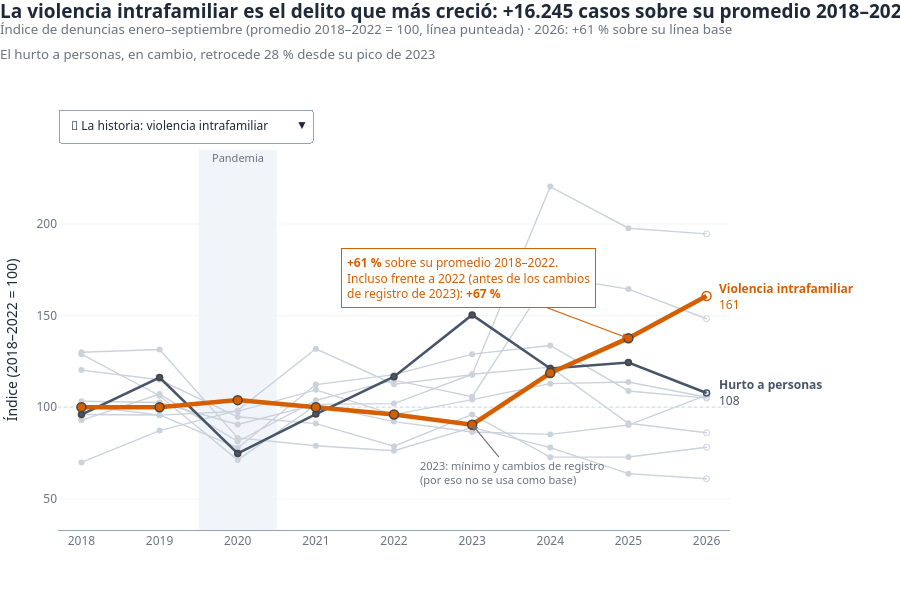

Here is the notebook cell this chart was saved with:
### Markdown cell above
## Perla 1 · Acto 1 — Planteamiento (Bing)
**En una frase:** muestra que la violencia intrafamiliar es el delito que más casos suma sobre su promedio, mientras el hurto baja.

* **Gráfico:** líneas, porque la intención es mostrar una **tendencia** (Sesión 6). Se usa un índice (promedio 2018–2022 = 100) para comparar en la misma escala delitos con volúmenes muy distintos; la posición sobre una escala común es el canal visual más preciso (Munzner, 2014).
* **Atributos preatentivos:** línea coral gruesa para la VIF, gris pizarra para el hurto (el contraste) y gris claro y fino para los otros 8 delitos.
* **Anotaciones:** etiqueta al final de cada línea en lugar de leyenda, banda de pandemia (región común) y una nota que explica 2023.
* **Ética:** 2026 se dibuja con punto hueco porque septiembre es preliminar; se excluyen los delitos con menos de 100 casos al año.
* **Titular robusto:** no depende de 2023 (año con cambios de registro); la anotación muestra también la comparación con 2022 (+67 %).
* **Evidencia y decisión:** debajo del gráfico, un bloque breve con la evidencia y la decisión (el mismo del HTML); el titular no se repite.

### Code cell
fig1 = V.figura_indice(df, kpis)
fig1.show(config=V.CONFIG_PLOTLY)

### Figure 1 — Plotly figure (JSON) as saved in the notebook; plotly's stock layout.template omitted (floating-point values rounded to 4 significant figures)
{"data": [{"customdata": ["Casos enero–septiembre: 4.142", "Casos enero–septiembre: 4.783", "Casos enero–septiembre: 3.624", "Casos enero–septiembre: 4.631", "Casos enero–septiembre: 5.121", "Casos enero–septiembre: 4.721", "Casos enero–septiembre: 7.649", "Casos enero–septiembre: 7.339", "Casos enero–septiembre: 6.613<br><i>Septiembre preliminar: posible subregistro</i>"], "hovertemplate": "<b>Delitos sexuales · %{x}</b><br>Índice: %{y:.0f} (2018–2022 = 100)<br>%{customdata}<extra></extra>", "line": {"color": "#CBD2DB", "width": 1.4}, "marker": {"color": "#CBD2DB", "line": {"width": 0}, "size": 0, "symbol": ["circle", "circle", "circle", "circle", "circle", "circle", "circle", "circle", "circle-open"]}, "mode": "lines+markers", "name": "Delitos sexuales", "type": "scatter", "x": [2018, 2019, 2020, 2021, 2022, 2023, 2024, 2025, 2026], "y": [92.9, 107.2, 81.3, 103.8, 114.8, 105.8, 171.5, 164.5, 148.3]}, {"customdata": ["Casos enero–septiembre: 589", "Casos enero–septiembre: 735", "Casos enero–septiembre: 828", "Casos enero–septiembre: 1.111", "Casos enero–septiembre: 948", "Casos enero–septiembre: 992", "Casos enero–septiembre: 1.856", "Casos enero–septiembre: 1.665", "Casos enero–septiembre: 1.639<br><i>Septiembre preliminar: posible subregistro</i>"], "hovertemplate": "<b>Extorsión · %{x}</b><br>Índice: %{y:.0f} (2018–2022 = 100)<br>%{customdata}<extra></extra>", "line": {"color": "#CBD2DB", "width": 1.4}, "marker": {"color": "#CBD2DB", "line": {"width": 0}, "size": 0, "symbol": ["circle", "circle", "circle", "circle", "circle", "circle", "circle", "circle", "circle-open"]}, "mode": "lines+markers", "name": "Extorsión", "type": "scatter", "x": [2018, 2019, 2020, 2021, 2022, 2023, 2024, 2025, 2026], "y": [69.9, 87.3, 98.3, 131.9, 112.6, 117.8, 220.4, 197.7, 194.6]}, {"customdata": ["Casos enero–septiembre: 784", "Casos enero–septiembre: 743", "Casos enero–septiembre: 759", "Casos enero–septiembre: 850", "Casos enero–septiembre: 745", "Casos enero–septiembre: 809", "Casos enero–septiembre: 876", "Casos enero–septiembre: 883", "Casos enero–septiembre: 819<br><i>Septiembre preliminar: posible subregistro</i>"], "hovertemplate": "<b>Homicidios · %{x}</b><br>Índice: %{y:.0f} (2018–2022 = 100)<br>%{customdata}<extra></extra>", "line": {"color": "#CBD2DB", "width": 1.4}, "marker": {"color": "#CBD2DB", "line": {"width": 0}, "size": 0, "symbol": ["circle", "circle", "circle", "circle", "circle", "circle", "circle", "circle", "circle-open"]}, "mode": "lines+markers", "name": "Homicidios", "type": "scatter", "x": [2018, 2019, 2020, 2021, 2022, 2023, 2024, 2025, 2026], "y": [101.0, 95.7, 97.8, 109.5, 96.0, 104.2, 112.9, 113.8, 105.5]}, {"customdata": ["Casos enero–septiembre: 14.341", "Casos enero–septiembre: 14.502", "Casos enero–septiembre: 9.185", "Casos enero–septiembre: 8.714", "Casos enero–septiembre: 8.416", "Casos enero–septiembre: 9.821", "Casos enero–septiembre: 8.600", "Casos enero–septiembre: 7.040", "Casos enero–septiembre: 6.734<br><i>Septiembre preliminar: posible subregistro</i>"], "hovertemplate": "<b>Hurto a comercio · %{x}</b><br>Índice: %{y:.0f} (2018–2022 = 100)<br>%{customdata}<extra></extra>", "line": {"color": "#CBD2DB", "width": 1.4}, "marker": {"color": "#CBD2DB", "line": {"width": 0}, "size": 0, "symbol": ["circle", "circle", "circle", "circle", "circle", "circle", "circle", "circle", "circle-open"]}, "mode": "lines+markers", "name": "Hurto a comercio", "type": "scatter", "x": [2018, 2019, 2020, 2021, 2022, 2023, 2024, 2025, 2026], "y": [130.0, 131.5, 83.3, 79.0, 76.3, 89.0, 78.0, 63.8, 61.0]}, {"customdata": ["Casos enero–septiembre: 7.747", "Casos enero–septiembre: 7.407", "Casos enero–septiembre: 6.105", "Casos enero–septiembre: 5.870", "Casos enero–septiembre: 5.078", "Casos enero–septiembre: 6.189", "Casos enero–septiembre: 4.687", "Casos enero–septiembre: 4.698", "Casos enero–septiembre: 5.036<br><i>Septiembre preliminar: posible subregistro</i>"], "hovertemplate": "<b>Hurto a residencias · %{x}</b><br>Índice: %{y:.0f} (2018–2022 = 100)<br>%{customdata}<extra></extra>", "line": {"color": "#CBD2DB", "width": 1.4}, "marker": {"color": "#CBD2DB", "line": {"width": 0}, "size": 0, "symbol": ["circle", "circle", "circle", "circle", "circle", "circle", "circle", "circle", "circle-open"]}, "mode": "lines+markers", "name": "Hurto a residencias", "type": "scatter", "x": [2018, 2019, 2020, 2021, 2022, 2023, 2024, 2025, 2026], "y": [120.3, 115.0, 94.8, 91.1, 78.8, 96.1, 72.8, 72.9, 78.2]}, {"customdata": ["Casos enero–septiembre: 2.755", "Casos enero–septiembre: 2.737", "Casos enero–septiembre: 2.417", "Casos enero–septiembre: 2.710", "Casos enero–septiembre: 2.721", "Casos enero–septiembre: 3.149", "Casos enero–septiembre: 3.252", "Casos enero–septiembre: 2.437", "Casos enero–septiembre: 2.297<br><i>Septiembre preliminar: posible subregistro</i>"], "hovertemplate": "<b>Hurto de automotores · %{x}</b><br>Índice: %{y:.0f} (2018–2022 = 100)<br>%{customdata}<extra></extra>", "line": {"color": "#CBD2DB", "width": 1.4}, "marker": {"color": "#CBD2DB", "line": {"width": 0}, "size": 0, "symbol": ["circle", "circle", "circle", "circle", "circle", "circle", "circle", "circle", "circle-open"]}, "mode": "lines+markers", "name": "Hurto de automotores", "type": "scatter", "x": [2018, 2019, 2020, 2021, 2022, 2023, 2024, 2025, 2026], "y": [103.3, 102.6, 90.6, 101.6, 102.0, 118.0, 121.9, 91.3, 86.1]}, {"customdata": ["Casos enero–septiembre: 3.107", "Casos enero–septiembre: 3.096", "Casos enero–septiembre: 2.515", "Casos enero–septiembre: 3.632", "Casos enero–septiembre: 3.808", "Casos enero–septiembre: 4.168", "Casos enero–septiembre: 4.322", "Casos enero–septiembre: 3.518", "Casos enero–septiembre: 3.392<br><i>Septiembre preliminar: posible subregistro</i>"], "hovertemplate": "<b>Hurto de motocicletas · %{x}</b><br>Índice: %{y:.0f} (2018–2022 = 100)<br>%{customdata}<extra></extra>", "line": {"color": "#CBD2DB", "width": 1.4}, "marker": {"color": "#CBD2DB", "line": {"width": 0}, "size": 0, "symbol": ["circle", "circle", "circle", "circle", "circle", "circle", "circle", "circle", "circle-open"]}, "mode": "lines+markers", "name": "Hurto de motocicletas", "type": "scatter", "x": [2018, 2019, 2020, 2021, 2022, 2023, 2024, 2025, 2026], "y": [96.1, 95.8, 77.8, 112.4, 117.8, 129.0, 133.7, 108.9, 105.0]}, {"customdata": ["Casos enero–septiembre: 21.344", "Casos enero–septiembre: 17.583", "Casos enero–septiembre: 11.788", "Casos enero–septiembre: 16.761", "Casos enero–septiembre: 15.248", "Casos enero–septiembre: 14.304", "Casos enero–septiembre: 14.094", "Casos enero–septiembre: 14.933", "Casos enero–septiembre: 17.636<br><i>Septiembre preliminar: posible subregistro</i>"], "hovertemplate": "<b>Lesiones personales · %{x}</b><br>Índice: %{y:.0f} (2018–2022 = 100)<br>%{customdata}<extra></extra>", "line": {"color": "#CBD2DB", "width": 1.4}, "marker": {"color": "#CBD2DB", "line": {"width": 0}, "size": 0, "symbol": ["circle", "circle", "circle", "circle", "circle", "circle", "circle", "circle", "circle-open"]}, "mode": "lines+markers", "name": "Lesiones personales", "type": "scatter", "x": [2018, 2019, 2020, 2021, 2022, 2023, 2024, 2025, 2026], "y": [129.0, 106.3, 71.2, 101.3, 92.2, 86.5, 85.2, 90.3, 106.6]}, {"customdata": ["Casos enero–septiembre: 76.921", "Casos enero–septiembre: 93.065", "Casos enero–septiembre: 59.873", "Casos enero–septiembre: 77.145", "Casos enero–septiembre: 93.443", "Casos enero–septiembre: 120.489", "Casos enero–septiembre: 97.095", "Casos enero–septiembre: 99.665", "Casos enero–septiembre: 86.376<br><i>Septiembre preliminar: posible subregistro</i>"], "hovertemplate": "<b>Hurto a personas · %{x}</b><br>Índice: %{y:.0f} (2018–2022 = 100)<br>%{customdata}<extra></extra>", "line": {"color": "#475569", "width": 2.5}, "marker": {"color": "#475569", "line": {"width": 1.5}, "size": 6, "symbol": ["circle", "circle", "circle", "circle", "circle", "circle", "circle", "circle", "circle-open"]}, "mode": "lines+markers", "name": "Hurto a personas", "type": "scatter", "x": [2018, 2019, 2020, 2021, 2022, 2023, 2024, 2025, 2026], "y": [96.0, 116.2, 74.8, 96.3, 116.7, 150.4, 121.2, 124.4, 107.8]}, {"customdata": ["Casos enero–septiembre: 26.776", "Casos enero–septiembre: 26.768", "Casos enero–septiembre: 27.814", "Casos enero–septiembre: 26.761", "Casos enero–septiembre: 25.719", "Casos enero–septiembre: 24.215", "Casos enero–septiembre: 31.782", "Casos enero–septiembre: 36.850", "Casos enero–septiembre: 43.013<br><i>Septiembre preliminar: posible subregistro</i>"], "hovertemplate": "<b>Violencia intrafamiliar · %{x}</b><br>Índice: %{y:.0f} (2018–2022 = 100)<br>%{customdata}<extra></extra>", "line": {"color": "#D55E00", "width": 4.5}, "marker": {"color": "#D55E00", "line": {"width": 1.5}, "size": 9, "symbol": ["circle", "circle", "circle", "circle", "circle", "circle", "circle", "circle", "circle-open"]}, "mode": "lines+markers", "name": "Violencia intrafamiliar", "type": "scatter", "x": [2018, 2019, 2020, 2021, 2022, 2023, 2024, 2025, 2026], "y": [100.0, 100.0, 103.9, 100.0, 96.1, 90.5, 118.7, 137.7, 160.7]}], "layout": {"annotations": [{"align": "left", "arrowcolor": "#6B7280", "arrowhead": 2, "arrowsize": 1, "arrowwidth": 1.2, "ax": 0, "ay": 0, "font": {"color": "#6B7280", "size": 11}, "showarrow": false, "text": "Pandemia", "x": 2020, "xanchor": "center", "xref": "x", "y": 236.4, "yref": "y"}, {"align": "left", "font": {"color": "#D55E00", "size": 12}, "showarrow": false, "text": "<b>Violencia intrafamiliar</b><br>161", "x": 2026, "xanchor": "left", "xref": "x", "xshift": 10, "y": 160.7, "yref": "y"}, {"align": "left", "font": {"color": "#475569", "size": 12}, "showarrow": false, "text": "<b>Hurto a personas</b><br>108", "x": 2026, "xanchor": "left", "xref": "x", "xshift": 10, "y": 107.8, "yref": "y"}, {"align": "left", "arrowcolor": "#D55E00", "arrowhead": 2, "arrowsize": 1, "arrowwidth": 1.2, "ax": -160, "ay": -60, "bgcolor": "rgba(255,255,255,0.94)", "bordercolor": "#D55E00", "borderpad": 5, "borderwidth": 1, "font": {"color": "#D55E00", "size": 12}, "showarrow": true, "text": "<b>+61 %</b> sobre su promedio 2018–2022.<br>Incluso frente a 2022 (antes de los cambios<br>de registro de 2023): <b>+67 %</b>", "x": 2025, "xanchor": "center", "xref": "x", "y": 137.7, "yref": "y"}, {"align": "left", "arrowcolor": "#6B7280", "arrowhead": 2, "arrowsize": 1, "arrowwidth": 1.2, "ax": 40, "ay": 48, "font": {"color": "#6B7280", "size": 11}, "showarrow": true, "text": "2023: mínimo y cambios de registro<br>(por eso no se usa como base)", "x": 2023, "xanchor": "center", "xref": "x", "y": 90.46, "yref": "y"}], "autosize": true, "font": {"color": "#1F2937", "family": "Segoe UI, Roboto, Helvetica Neue, Arial, sans-serif"}, "height": 590, "hoverlabel": {"bgcolor": "white", "bordercolor": "#94A3B8", "font": {"color": "#1F2937", "family": "Segoe UI, Roboto, Helvetica Neue, Arial, sans-serif", "size": 13}}, "hovermode": "closest", "margin": {"b": 60, "l": 20, "r": 170, "t": 150}, "paper_bgcolor": "white", "plot_bgcolor": "white", "separators": ",.", "shapes": [{"layer": "below", "line": {"color": "#94A3B8", "dash": "dot", "width": 1}, "type": "line", "x0": 0, "x1": 1, "xref": "paper", "y0": 100, "y1": 100}, {"fillcolor": "#F1F5F9", "layer": "below", "line": {"width": 0}, "type": "rect", "x0": 2020.0, "x1": 2020.0, "y0": 0, "y1": 1, "yref": "paper"}], "showlegend": false, "title": {"font": {"color": "#1F2937", "family": "Segoe UI, Roboto, Helvetica Neue, Arial, sans-serif", "size": 19}, "text": "<b>La violencia intrafamiliar es el delito que más creció: +16.245 casos sobre su promedio 2018–2022</b><br><sup style='color:#6B7280'>Índice de denuncias enero–septiembre (promedio 2018–2022 = 100, línea punteada) · 2026: +61 % sobre su línea base<br>El hurto a personas, en cambio, retrocede 28 % desde su pico de 2023</sup>", "x": 0, "xanchor": "left", "y": 0.97, "yanchor": "top"}, "updatemenus": [{"active": 0, "bgcolor": "white", "bordercolor": "#94A3B8", "borderwidth": 1, "buttons": [{"args": [{"line.color": ["#CBD2DB", "#CBD2DB", "#CBD2DB", "#CBD2DB", "#CBD2DB", "#CBD2DB", "#CBD2DB", "#CBD2DB", "#475569", "#D55E00"], "line.width": [1.4, 1.4, 1.4, 1.4, 1.4, 1.4, 1.4, 1.4, 2.5, 4.5], "marker.color": ["#CBD2DB", "#CBD2DB", "#CBD2DB", "#CBD2DB", "#CBD2DB", "#CBD2DB", "#CBD2DB", "#CBD2DB", "#475569", "#D55E00"], "marker.line.width": [0, 0, 0, 0, 0, 0, 0, 0, 1.5, 1.5], "marker.size": [0, 0, 0, 0, 0, 0, 0, 0, 6, 9]}, {"annotations": [{"align": "left", "arrowcolor": "#6B7280", "arrowhead": 2, "arrowsize": 1, "arrowwidth": 1.2, "ax": 0, "ay": 0, "font": {"color": "#6B7280", "size": 11}, "showarrow": false, "text": "Pandemia", "x": 2020, "xanchor": "center", "xref": "x", "y": 236.4, "yref": "y"}, {"align": "left", "font": {"color": "#D55E00", "size": 12}, "showarrow": false, "text": "<b>Violencia intrafamiliar</b><br>161", "x": 2026, "xanchor": "left", "xref": "x", "xshift": 10, "y": 160.7, "yref": "y"}, {"align": "left", "font": {"color": "#475569", "size": 12}, "showarrow": false, "text": "<b>Hurto a personas</b><br>108", "x": 2026, "xanchor": "left", "xref": "x", "xshift": 10, "y": 107.8, "yref": "y"}, {"align": "left", "arrowcolor": "#D55E00", "arrowhead": 2, "arrowsize": 1, "arrowwidth": 1.2, "ax": -160, "ay": -60, "bgcolor": "rgba(255,255,255,0.94)", "bordercolor": "#D55E00", "borderpad": 5, "borderwidth": 1, "font": {"color": "#D55E00", "size": 12}, "showarrow": true, "text": "<b>+61 %</b> sobre su promedio 2018–2022.<br>Incluso frente a 2022 (antes de los cambios<br>de registro de 2023): <b>+67 %</b>", "x": 2025, "xanchor": "center", "xref": "x", "y": 137.7, "yref": "y"}, {"align": "left", "arrowcolor": "#6B7280", "arrowhead": 2, "arrowsize": 1, "arrowwidth": 1.2, "ax": 40, "ay": 48, "font": {"color": "#6B7280", "size": 11}, "showarrow": true, "text": "2023: mínimo y cambios de registro<br>(por eso no se usa como base)", "x": 2023, "xanchor": "center", "xref": "x", "y": 90.46, "yref": "y"}], "title.text": "<b>La violencia intrafamiliar es el delito que más creció: +16.245 casos sobre su promedio 2018–2022</b><br><sup style='color:#6B7280'>Índice de denuncias enero–septiembre (promedio 2018–2022 = 100, línea punteada) · 2026: +61 % sobre su línea base<br>El hurto a personas, en cambio, retrocede 28 % desde su pico de 2023</sup>"}], "label": "📖 La historia: violencia intrafamiliar", "method": "update"}, {"args": [{"line.color": ["#CBD2DB", "#D55E00", "#CBD2DB", "#CBD2DB", "#CBD2DB", "#CBD2DB", "#CBD2DB", "#CBD2DB", "#CBD2DB", "#475569"], "line.width": [1.4, 4.5, 1.4, 1.4, 1.4, 1.4, 1.4, 1.4, 1.4, 2.5], "marker.color": ["#CBD2DB", "#D55E00", "#CBD2DB", "#CBD2DB", "#CBD2DB", "#CBD2DB", "#CBD2DB", "#CBD2DB", "#CBD2DB", "#475569"], "marker.line.width": [0, 1.5, 0, 0, 0, 0, 0, 0, 0, 1.5], "marker.size": [0, 9, 0, 0, 0, 0, 0, 0, 0, 6]}, {"annotations": [{"align": "left", "arrowcolor": "#6B7280", "arrowhead": 2, "arrowsize": 1, "arrowwidth": 1.2, "ax": 0, "ay": 0, "font": {"color": "#6B7280", "size": 11}, "showarrow": false, "text": "Pandemia", "x": 2020, "xanchor": "center", "xref": "x", "y": 236.4, "yref": "y"}, {"align": "left", "font": {"color": "#D55E00", "size": 12}, "showarrow": false, "text": "<b>Extorsión</b><br>195", "x": 2026, "xanchor": "left", "xref": "x", "xshift": 10, "y": 194.6, "yref": "y"}, {"align": "left", "font": {"color": "#475569", "size": 12}, "showarrow": false, "text": "<b>Violencia intrafamiliar</b><br>161", "x": 2026, "xanchor": "left", "xref": "x", "xshift": 10, "y": 160.7, "yref": "y"}], "title.text": "<b>Extorsión: índice 195 en 2026 (+95 % frente a 2018–2022)</b><br><sup style='color:#6B7280'>Compárelo con la violencia intrafamiliar (gris oscuro, índice 161)<br>Denuncias enero–septiembre, promedio 2018–2022 = 100</sup>"}], "label": "Comparar con: Extorsión", "method": "update"}, {"args": [{"line.color": ["#D55E00", "#CBD2DB", "#CBD2DB", "#CBD2DB", "#CBD2DB", "#CBD2DB", "#CBD2DB", "#CBD2DB", "#CBD2DB", "#475569"], "line.width": [4.5, 1.4, 1.4, 1.4, 1.4, 1.4, 1.4, 1.4, 1.4, 2.5], "marker.color": ["#D55E00", "#CBD2DB", "#CBD2DB", "#CBD2DB", "#CBD2DB", "#CBD2DB", "#CBD2DB", "#CBD2DB", "#CBD2DB", "#475569"], "marker.line.width": [1.5, 0, 0, 0, 0, 0, 0, 0, 0, 1.5], "marker.size": [9, 0, 0, 0, 0, 0, 0, 0, 0, 6]}, {"annotations": [{"align": "left", "arrowcolor": "#6B7280", "arrowhead": 2, "arrowsize": 1, "arrowwidth": 1.2, "ax": 0, "ay": 0, "font": {"color": "#6B7280", "size": 11}, "showarrow": false, "text": "Pandemia", "x": 2020, "xanchor": "center", "xref": "x", "y": 236.4, "yref": "y"}, {"align": "left", "font": {"color": "#D55E00", "size": 12}, "showarrow": false, "text": "<b>Delitos sexuales</b><br>148", "x": 2026, "xanchor": "left", "xref": "x", "xshift": 10, "y": 148.3, "yref": "y"}, {"align": "left", "font": {"color": "#475569", "size": 12}, "showarrow": false, "text": "<b>Violencia intrafamiliar</b><br>161", "x": 2026, "xanchor": "left", "xref": "x", "xshift": 10, "y": 160.7, "yref": "y"}], "title.text": "<b>Delitos sexuales: índice 148 en 2026 (+48 % frente a 2018–2022)</b><br><sup style='color:#6B7280'>Compárelo con la violencia intrafamiliar (gris oscuro, índice 161)<br>Denuncias enero–septiembre, promedio 2018–2022 = 100</sup>"}], "label": "Comparar con: Delitos sexuales", "method": "update"}, {"args": [{"line.color": ["#CBD2DB", "#CBD2DB", "#CBD2DB", "#CBD2DB", "#CBD2DB", "#CBD2DB", "#CBD2DB", "#CBD2DB", "#D55E00", "#475569"], "line.width": [1.4, 1.4, 1.4, 1.4, 1.4, 1.4, 1.4, 1.4, 4.5, 2.5], "marker.color": ["#CBD2DB", "#CBD2DB", "#CBD2DB", "#CBD2DB", "#CBD2DB", "#CBD2DB", "#CBD2DB", "#CBD2DB", "#D55E00", "#475569"], "marker.line.width": [0, 0, 0, 0, 0, 0, 0, 0, 1.5, 1.5], "marker.size": [0, 0, 0, 0, 0, 0, 0, 0, 9, 6]}, {"annotations": [{"align": "left", "arrowcolor": "#6B7280", "arrowhead": 2, "arrowsize": 1, "arrowwidth": 1.2, "ax": 0, "ay": 0, "font": {"color": "#6B7280", "size": 11}, "showarrow": false, "text": "Pandemia", "x": 2020, "xanchor": "center", "xref": "x", "y": 236.4, "yref": "y"}, {"align": "left", "font": {"color": "#D55E00", "size": 12}, "showarrow": false, "text": "<b>Hurto a personas</b><br>108", "x": 2026, "xanchor": "left", "xref": "x", "xshift": 10, "y": 107.8, "yref": "y"}, {"align": "left", "font": {"color": "#475569", "size": 12}, "showarrow": false, "text": "<b>Violencia intrafamiliar</b><br>161", "x": 2026, "xanchor": "left", "xref": "x", "xshift": 10, "y": 160.7, "yref": "y"}], "title.text": "<b>Hurto a personas: índice 108 en 2026 (+8 % frente a 2018–2022)</b><br><sup style='color:#6B7280'>Compárelo con la violencia intrafamiliar (gris oscuro, índice 161)<br>Denuncias enero–septiembre, promedio 2018–2022 = 100</sup>"}], "label": "Comparar con: Hurto a personas", "method": "update"}, {"args": [{"line.color": ["#CBD2DB", "#CBD2DB", "#CBD2DB", "#CBD2DB", "#CBD2DB", "#CBD2DB", "#CBD2DB", "#D55E00", "#CBD2DB", "#475569"], "line.width": [1.4, 1.4, 1.4, 1.4, 1.4, 1.4, 1.4, 4.5, 1.4, 2.5], "marker.color": ["#CBD2DB", "#CBD2DB", "#CBD2DB", "#CBD2DB", "#CBD2DB", "#CBD2DB", "#CBD2DB", "#D55E00", "#CBD2DB", "#475569"], "marker.line.width": [0, 0, 0, 0, 0, 0, 0, 1.5, 0, 1.5], "marker.size": [0, 0, 0, 0, 0, 0, 0, 9, 0, 6]}, {"annotations": [{"align": "left", "arrowcolor": "#6B7280", "arrowhead": 2, "arrowsize": 1, "arrowwidth": 1.2, "ax": 0, "ay": 0, "font": {"color": "#6B7280", "size": 11}, "showarrow": false, "text": "Pandemia", "x": 2020, "xanchor": "center", "xref": "x", "y": 236.4, "yref": "y"}, {"align": "left", "font": {"color": "#D55E00", "size": 12}, "showarrow": false, "text": "<b>Lesiones personales</b><br>107", "x": 2026, "xanchor": "left", "xref": "x", "xshift": 10, "y": 106.6, "yref": "y"}, {"align": "left", "font": {"color": "#475569", "size": 12}, "showarrow": false, "text": "<b>Violencia intrafamiliar</b><br>161", "x": 2026, "xanchor": "left", "xref": "x", "xshift": 10, "y": 160.7, "yref": "y"}], "title.text": "<b>Lesiones personales: índice 107 en 2026 (+7 % frente a 2018–2022)</b><br><sup style='color:#6B7280'>Compárelo con la violencia intrafamiliar (gris oscuro, índice 161)<br>Denuncias enero–septiembre, promedio 2018–2022 = 100</sup>"}], "label": "Comparar con: Lesiones personales", "method": "update"}, {"args": [{"line.color": ["#CBD2DB", "#CBD2DB", "#D55E00", "#CBD2DB", "#CBD2DB", "#CBD2DB", "#CBD2DB", "#CBD2DB", "#CBD2DB", "#475569"], "line.width": [1.4, 1.4, 4.5, 1.4, 1.4, 1.4, 1.4, 1.4, 1.4, 2.5], "marker.color": ["#CBD2DB", "#CBD2DB", "#D55E00", "#CBD2DB", "#CBD2DB", "#CBD2DB", "#CBD2DB", "#CBD2DB", "#CBD2DB", "#475569"], "marker.line.width": [0, 0, 1.5, 0, 0, 0, 0, 0, 0, 1.5], "marker.size": [0, 0, 9, 0, 0, 0, 0, 0, 0, 6]}, {"annotations": [{"align": "left", "arrowcolor": "#6B7280", "arrowhead": 2, "arrowsize": 1, "arrowwidth": 1.2, "ax": 0, "ay": 0, "font": {"color": "#6B7280", "size": 11}, "showarrow": false, "text": "Pandemia", "x": 2020, "xanchor": "center", "xref": "x", "y": 236.4, "yref": "y"}, {"align": "left", "font": {"color": "#D55E00", "size": 12}, "showarrow": false, "text": "<b>Homicidios</b><br>106", "x": 2026, "xanchor": "left", "xref": "x", "xshift": 10, "y": 105.5, "yref": "y"}, {"align": "left", "font": {"color": "#475569", "size": 12}, "showarrow": false, "text": "<b>Violencia intrafamiliar</b><br>161", "x": 2026, "xanchor": "left", "xref": "x", "xshift": 10, "y": 160.7, "yref": "y"}], "title.text": "<b>Homicidios: índice 106 en 2026 (+6 % frente a 2018–2022)</b><br><sup style='color:#6B7280'>Compárelo con la violencia intrafamiliar (gris oscuro, índice 161)<br>Denuncias enero–septiembre, promedio 2018–2022 = 100</sup>"}], "label": "Comparar con: Homicidios", "method": "update"}, {"args": [{"line.color": ["#CBD2DB", "#CBD2DB", "#CBD2DB", "#CBD2DB", "#CBD2DB", "#CBD2DB", "#D55E00", "#CBD2DB", "#CBD2DB", "#475569"], "line.width": [1.4, 1.4, 1.4, 1.4, 1.4, 1.4, 4.5, 1.4, 1.4, 2.5], "marker.color": ["#CBD2DB", "#CBD2DB", "#CBD2DB", "#CBD2DB", "#CBD2DB", "#CBD2DB", "#D55E00", "#CBD2DB", "#CBD2DB", "#475569"], "marker.line.width": [0, 0, 0, 0, 0, 0, 1.5, 0, 0, 1.5], "marker.size": [0, 0, 0, 0, 0, 0, 9, 0, 0, 6]}, {"annotations": [{"align": "left", "arrowcolor": "#6B7280", "arrowhead": 2, "arrowsize": 1, "arrowwidth": 1.2, "ax": 0, "ay": 0, "font": {"color": "#6B7280", "size": 11}, "showarrow": false, "text": "Pandemia", "x": 2020, "xanchor": "center", "xref": "x", "y": 236.4, "yref": "y"}, {"align": "left", "font": {"color": "#D55E00", "size": 12}, "showarrow": false, "text": "<b>Hurto de motocicletas</b><br>105", "x": 2026, "xanchor": "left", "xref": "x", "xshift": 10, "y": 105.0, "yref": "y"}, {"align": "left", "font": {"color": "#475569", "size": 12}, "showarrow": false, "text": "<b>Violencia intrafamiliar</b><br>161", "x": 2026, "xanchor": "left", "xref": "x", "xshift": 10, "y": 160.7, "yref": "y"}], "title.text": "<b>Hurto de motocicletas: índice 105 en 2026 (+5 % frente a 2018–2022)</b><br><sup style='color:#6B7280'>Compárelo con la violencia intrafamiliar (gris oscuro, índice 161)<br>Denuncias enero–septiembre, promedio 2018–2022 = 100</sup>"}], "label": "Comparar con: Hurto de motocicletas", "method": "update"}, {"args": [{"line.color": ["#CBD2DB", "#CBD2DB", "#CBD2DB", "#CBD2DB", "#CBD2DB", "#D55E00", "#CBD2DB", "#CBD2DB", "#CBD2DB", "#475569"], "line.width": [1.4, 1.4, 1.4, 1.4, 1.4, 4.5, 1.4, 1.4, 1.4, 2.5], "marker.color": ["#CBD2DB", "#CBD2DB", "#CBD2DB", "#CBD2DB", "#CBD2DB", "#D55E00", "#CBD2DB", "#CBD2DB", "#CBD2DB", "#475569"], "marker.line.width": [0, 0, 0, 0, 0, 1.5, 0, 0, 0, 1.5], "marker.size": [0, 0, 0, 0, 0, 9, 0, 0, 0, 6]}, {"annotations": [{"align": "left", "arrowcolor": "#6B7280", "arrowhead": 2, "arrowsize": 1, "arrowwidth": 1.2, "ax": 0, "ay": 0, "font": {"color": "#6B7280", "size": 11}, "showarrow": false, "text": "Pandemia", "x": 2020, "xanchor": "center", "xref": "x", "y": 236.4, "yref": "y"}, {"align": "left", "font": {"color": "#D55E00", "size": 12}, "showarrow": false, "text": "<b>Hurto de automotores</b><br>86", "x": 2026, "xanchor": "left", "xref": "x", "xshift": 10, "y": 86.09, "yref": "y"}, {"align": "left", "font": {"color": "#475569", "size": 12}, "showarrow": false, "text": "<b>Violencia intrafamiliar</b><br>161", "x": 2026, "xanchor": "left", "xref": "x", "xshift": 10, "y": 160.7, "yref": "y"}], "title.text": "<b>Hurto de automotores: índice 86 en 2026 (−14 % frente a 2018–2022)</b><br><sup style='color:#6B7280'>Compárelo con la violencia intrafamiliar (gris oscuro, índice 161)<br>Denuncias enero–septiembre, promedio 2018–2022 = 100</sup>"}], "label": "Comparar con: Hurto de automotores", "method": "update"}, {"args": [{"line.color": ["#CBD2DB", "#CBD2DB", "#CBD2DB", "#CBD2DB", "#D55E00", "#CBD2DB", "#CBD2DB", "#CBD2DB", "#CBD2DB", "#475569"], "line.width": [1.4, 1.4, 1.4, 1.4, 4.5, 1.4, 1.4, 1.4, 1.4, 2.5], "marker.color": ["#CBD2DB", "#CBD2DB", "#CBD2DB", "#CBD2DB", "#D55E00", "#CBD2DB", "#CBD2DB", "#CBD2DB", "#CBD2DB", "#475569"], "marker.line.width": [0, 0, 0, 0, 1.5, 0, 0, 0, 0, 1.5], "marker.size": [0, 0, 0, 0, 9, 0, 0, 0, 0, 6]}, {"annotations": [{"align": "left", "arrowcolor": "#6B7280", "arrowhead": 2, "arrowsize": 1, "arrowwidth": 1.2, "ax": 0, "ay": 0, "font": {"color": "#6B7280", "size": 11}, "showarrow": false, "text": "Pandemia", "x": 2020, "xanchor": "center", "xref": "x", "y": 236.4, "yref": "y"}, {"align": "left", "font": {"color": "#D55E00", "size": 12}, "showarrow": false, "text": "<b>Hurto a residencias</b><br>78", "x": 2026, "xanchor": "left", "xref": "x", "xshift": 10, "y": 78.18, "yref": "y"}, {"align": "left", "font": {"color": "#475569", "size": 12}, "showarrow": false, "text": "<b>Violencia intrafamiliar</b><br>161", "x": 2026, "xanchor": "left", "xref": "x", "xshift": 10, "y": 160.7, "yref": "y"}], "title.text": "<b>Hurto a residencias: índice 78 en 2026 (−22 % frente a 2018–2022)</b><br><sup style='color:#6B7280'>Compárelo con la violencia intrafamiliar (gris oscuro, índice 161)<br>Denuncias enero–septiembre, promedio 2018–2022 = 100</sup>"}], "label": "Comparar con: Hurto a residencias", "method": "update"}, {"args": [{"line.color": ["#CBD2DB", "#CBD2DB", "#CBD2DB", "#D55E00", "#CBD2DB", "#CBD2DB", "#CBD2DB", "#CBD2DB", "#CBD2DB", "#475569"], "line.width": [1.4, 1.4, 1.4, 4.5, 1.4, 1.4, 1.4, 1.4, 1.4, 2.5], "marker.color": ["#CBD2DB", "#CBD2DB", "#CBD2DB", "#D55E00", "#CBD2DB", "#CBD2DB", "#CBD2DB", "#CBD2DB", "#CBD2DB", "#475569"], "marker.line.width": [0, 0, 0, 1.5, 0, 0, 0, 0, 0, 1.5], "marker.size": [0, 0, 0, 9, 0, 0, 0, 0, 0, 6]}, {"annotations": [{"align": "left", "arrowcolor": "#6B7280", "arrowhead": 2, "arrowsize": 1, "arrowwidth": 1.2, "ax": 0, "ay": 0, "font": {"color": "#6B7280", "size": 11}, "showarrow": false, "text": "Pandemia", "x": 2020, "xanchor": "center", "xref": "x", "y": 236.4, "yref": "y"}, {"align": "left", "font": {"color": "#D55E00", "size": 12}, "showarrow": false, "text": "<b>Hurto a comercio</b><br>61", "x": 2026, "xanchor": "left", "xref": "x", "xshift": 10, "y": 61.04, "yref": "y"}, {"align": "left", "font": {"color": "#475569", "size": 12}, "showarrow": false, "text": "<b>Violencia intrafamiliar</b><br>161", "x": 2026, "xanchor": "left", "xref": "x", "xshift": 10, "y": 160.7, "yref": "y"}], "title.text": "<b>Hurto a comercio: índice 61 en 2026 (−39 % frente a 2018–2022)</b><br><sup style='color:#6B7280'>Compárelo con la violencia intrafamiliar (gris oscuro, índice 161)<br>Denuncias enero–septiembre, promedio 2018–2022 = 100</sup>"}], "label": "Comparar con: Hurto a comercio", "method": "update"}], "direction": "down", "font": {"color": "#1F2937", "size": 12}, "pad": {"r": 6, "t": 0}, "showactive": true, "type": "dropdown", "x": 0, "xanchor": "left", "y": 1.02, "yanchor": "bottom"}], "xaxis": {"fixedrange": true, "linecolor": "#94A3B8", "linewidth": 1, "mirror": false, "range": [2018.0, 2026.0], "showgrid": false, "showline": true, "tickfont": {"color": "#6B7280", "size": 12}, "ticks": "", "tickvals": [2018, 2019, 2020, 2021, 2022, 2023, 2024, 2025, 2026], "title": {"font": {"color": "#6B7280", "size": 12}}, "zeroline": false}, "yaxis": {"fixedrange": true, "gridcolor": "#F1F5F9", "linecolor": "#94A3B8", "linewidth": 1, "mirror": false, "range": [33.04, 240.4], "showgrid": true, "showline": false, "tickfont": {"color": "#6B7280", "size": 12}, "ticks": "", "title": {"text": "Índice (2018–2022 = 100)"}, "zeroline": false}}}
